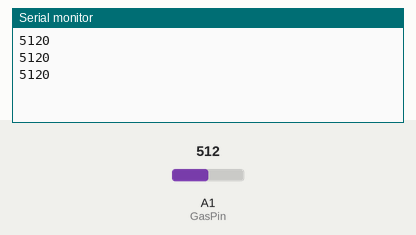
Simulated run of this sketch. Board: Arduino Uno, built with avr-gcc and run on an emulated ATmega328P. Parts: the last lines printed to the serial monitor. The test bench sets the inputs (shaded band); at power-on: A1 (GasPin) = 512.

Above: at 1.3 s.
1.4 s: A1 (GasPin) set to 716
At 1.9 s:
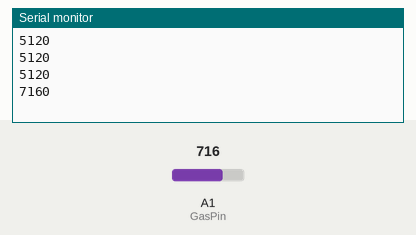
2.9 s: A1 (GasPin) set to 900
At 3.4 s:
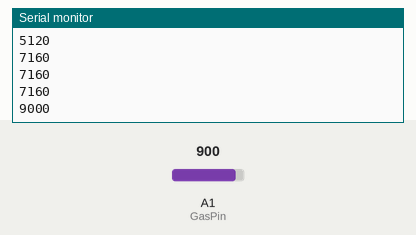
Timing chart, 0 to 5.9 s (numbered marks = the images above; inputs shaded):
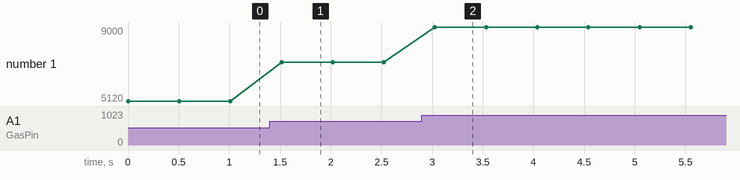

Measured:
- after the input at 1.4 s, the serial monitor: prints a new line after 0.11 s (image 1)
- after the input at 2.9 s, the serial monitor: prints a new line after 0.13 s (image 2)
- plotted number 1: 5120 → 7160 after the input at 1.4 s, 7160 → 9000 after the input at 2.9 s

The sketch:

scout_v1.ino
```cpp
#include <SoftwareSerial.h>

int blueTx=2;
int blueRx=3;
SoftwareSerial mySerial(blueTx, blueRx);
byte buffer[1024];
int bufferPosition;

//long startMillis;
//int sum;
//int count;
//int ave;

int GasPin = A1; // 가스센서 입력을 위한 아날로그 핀

void setup() {
pinMode(GasPin ,INPUT); // 아날로그 핀 A1를 입력모드로 설정
Serial.begin(9600);
  mySerial.begin(9600);
  bufferPosition = 0;

//  startMillis = millis();
//  count= 0;
//  sum = 0;
//  ave = 0;
}
void loop() {

//  const long interval = 5000; // 10초
//  unsigned long currentMillis = millis();

    int value = analogRead(GasPin);
    int temp = value * 10;
    Serial.println(temp);
    mySerial.print(temp);

    delay(500);

//    sum = sum + value;
//    count++;
//
//
//      if(currentMillis - startMillis >=interval){
//          startMillis = currentMillis;
//           ave = sum / count;
//           Serial.print("Average : ");
//           Serial.println(ave);
//           mySerial.print(ave);
//           count= 0;
//           sum = 0;
//           ave = 0;
//       }
  }

//
//     // 가스센서로부터 아날로그 데이터를 받아와 시리얼 모니터로 출력함
//
//     Serial.println(value);
//     mySerial.print(value);
//
//// 블투에서 PC로 보내는 값이 있는지 확인
////  if (mySerial.available()) {
////   Serial.write(mySerial.read()); // 블루투스측 내용을 시리얼 모니터에 출력
////      mySerial.print(value);
////  }
////  if (Serial.available()) {
////    mySerial.print(Serial.read()); // 시리얼 모니터 내용을 블루투스 측에 입력
////
////  }
//
//    delay(1000);
//

// }
```
